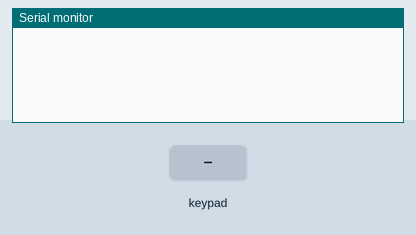
Recording of a sketch running on a simulated Arduino Uno, built with avr-gcc and run on an emulated ATmega328P. Parts: the last lines printed to the serial monitor. Inputs (shaded band) come from the test bench.

Above: at 1.2 s.
1.3 s: key '1' pressed
At 2.5 s:
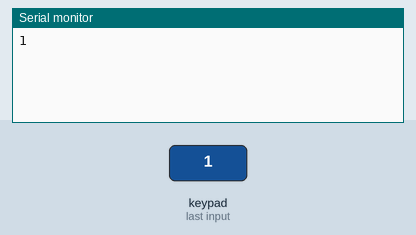
2.8 s: keypad keys 1 1 1 0 9 8 # pressed 0.4 s apart
At 6.0 s:
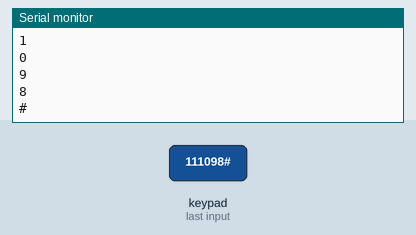
7.1 s: key 'A' pressed
At 8.3 s:
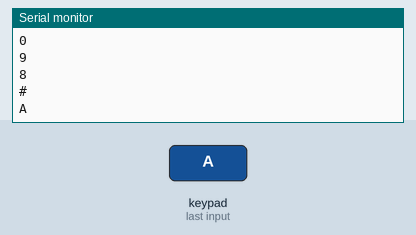
8.6 s: keypad keys 1 1 1 0 9 8 * pressed 0.4 s apart
At 11.7 s:
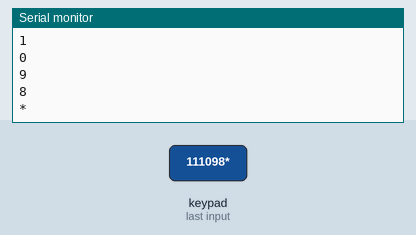
12.9 s: key 'B' pressed
At 14.0 s:
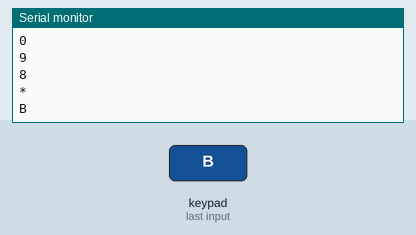
14.4 s: keypad keys 1 1 1 0 9 8 D pressed 0.4 s apart
At 17.4 s:
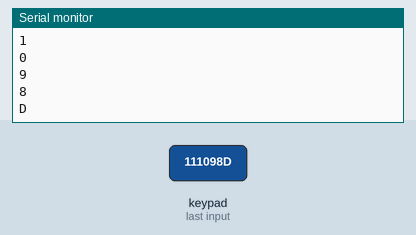
Timing chart, 0 to 18.9 s (numbered marks = the images above; inputs shaded):
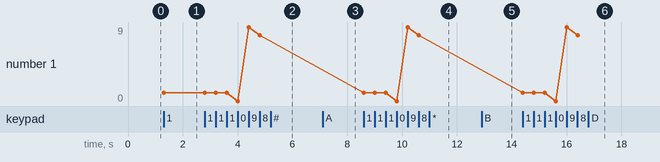

The sketch:

input-module.ino
```cpp
#include <Keypad.h>

char KEYS[4][4] = {{'1', '2', '3', 'A'},
                   {'4', '5', '6', 'B'},
                   {'7', '8', '9', 'C'},
                   {'*', '0', '#', 'D'}};

byte ROW_PINS[] = {11, 10, 9, 8};
byte COL_PINS[] = {7, 6, 5, 4};

Keypad keypad(makeKeymap(KEYS), ROW_PINS, COL_PINS, 4, 4);

void setup()
{
    Serial.begin(115200);
}

void loop()
{
    char key = keypad.getKey();
    if (key && keypad.getState() == KeyState::PRESSED)
    {
        Serial.flush();
        Serial.println(key);
    }
}
```

Measured:
- after the input at 1.3 s, the serial monitor: prints a new line at once (image 1)
- after the input at 2.8 s, the serial monitor: prints a new line after 1.2 s (image 2)
- after the input at 7.1 s, the serial monitor: prints a new line at once (image 3)
- after the input at 8.6 s, the serial monitor: prints a new line at once (image 4)
- after the input at 12.9 s, the serial monitor: prints a new line at once (image 5)
- after the input at 14.4 s, the serial monitor: prints a new line at once (image 6)
- plotted number 1: 1 → 8 after the input at 2.8 s
